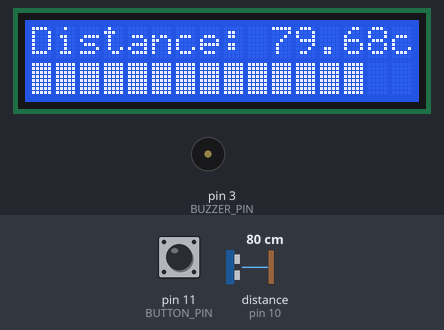
The sketch below on a simulated Arduino Uno, built with avr-gcc and run on an emulated ATmega328P. Parts: 16×2 character LCD, buzzer (waves = sounding). Wiring (inferred from the names in the program): ultrasonic range finder: trigger pin 9; echo pin 10. The test bench sets the inputs (shaded band); at power-on: distance to the obstacle (sensor on pin 10) 80 cm, pin 11 (BUTTON_PIN) HIGH. The echo pulse lasts 58.3 µs per cm; what the sketch prints to the serial monitor is not drawn.

Above: at 1.2 s.
1.3 s: distance to the obstacle (sensor on pin 10) set to 17 cm
At 2.8 s:
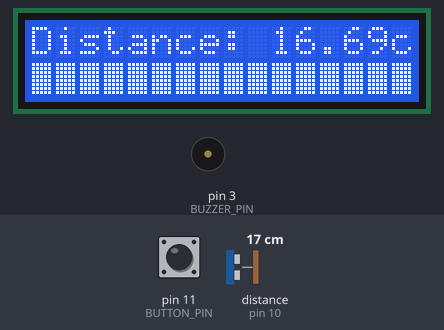
6.2 s: distance to the obstacle (sensor on pin 10) set to 14 cm
At 7.0 s:
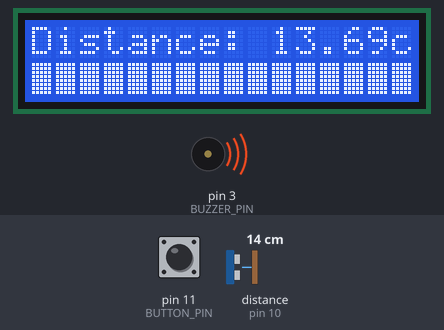
8.3 s: distance to the obstacle (sensor on pin 10) set to 60 cm
At 9.7 s:
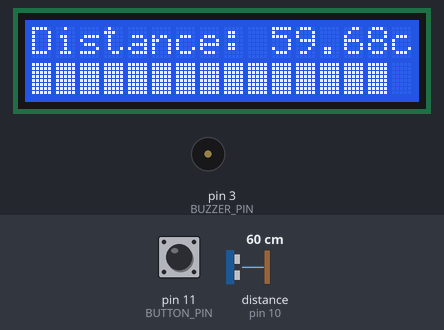
13.5 s: distance to the obstacle (sensor on pin 10) set to 120 cm
At 15.1 s:
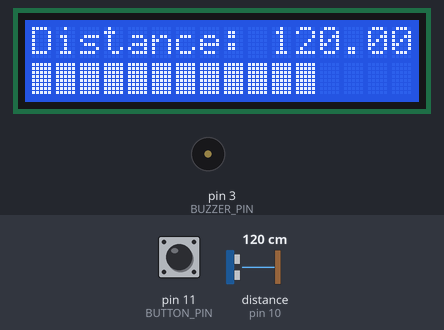
16.9 s: distance to the obstacle (sensor on pin 10) set to 250 cm
At 18.1 s:
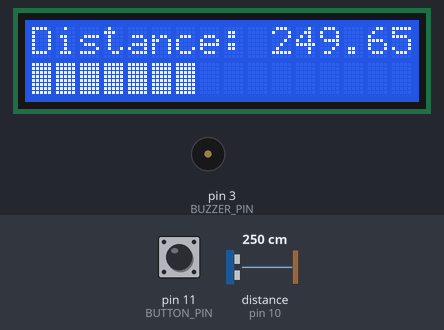
19.0 s: distance to the obstacle (sensor on pin 10) set to 299 cm
At 21.2 s:
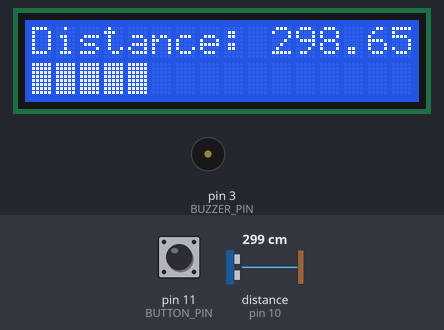
Timing chart, 0 to 22.7 s (numbered marks = the images above; inputs shaded):
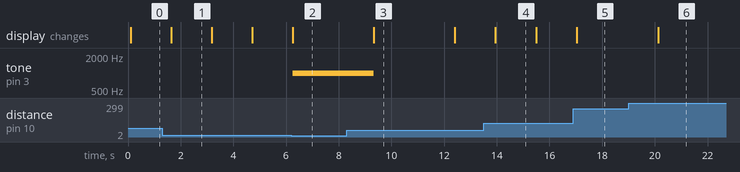

The sketch:

EchoSense.ino
```cpp
#include <LiquidCrystal_I2C.h>
LiquidCrystal_I2C lcd(0x27, 16, 2);

#define BUZZER_PIN 3
#define BUTTON_PIN 11
#define TRIG_PIN 9
#define ECHO_PIN 10

long T = 0;
float S = 0;

void buzzer_off() {
  noTone(BUZZER_PIN);
  delay(500);
}

void buzzer_on() {
  tone(BUZZER_PIN, 1000);
  delay(500);
}

void setup() {
  Serial.begin(9600);
  lcd.init();
  lcd.backlight();

  pinMode(BUZZER_PIN, OUTPUT);
  pinMode(BUTTON_PIN, INPUT_PULLUP);
  pinMode(TRIG_PIN, OUTPUT);
  pinMode(ECHO_PIN, INPUT);
}

void loop() {
  digitalWrite(TRIG_PIN, HIGH);
  delayMicroseconds(10);
  digitalWrite(TRIG_PIN, LOW);

  T = pulseIn(ECHO_PIN, HIGH);
  S = (T * 0.0343) / 2;

  if (S > 400 || S <= 0) {
    S = 400;
  }

  int columnsToFill = map(S, 20, 400, 16, 0);
  if (columnsToFill > 16) columnsToFill = 16;

  lcd.clear();
  lcd.setCursor(0, 0);
  lcd.print("Distance: ");
  lcd.print(S);
  lcd.print("cm");

  lcd.setCursor(0, 1);
  for (int i = 0; i < columnsToFill; i++) {
    lcd.print("\xFF");  // \xFF aris blokis gamosatanad mocemuli kodi
  }

  if (S <= 15) {
    buzzer_on();
  }
  else if (S >= 15){
    buzzer_off();
  }
  while (digitalRead(11) == LOW){
    buzzer_off();
  }

  Serial.print("Distance: ");
  Serial.print(S);
  Serial.println(" cm");

  delay(1000);
}
```

Measured:
- the behaviour switches between 16 and 15 cm on distance to the obstacle (sensor on pin 10) (found by bisection; images 1 and 2)
- after the input at 1.3 s, the display: changes after 0.34 s (image 1)
- after the input at 6.2 s, tone on pin 3 (BUZZER_PIN): silent → 1000 Hz after 0.05 s; the display: changes after 0.05 s (image 2)
- after the input at 8.3 s, tone on pin 3 (BUZZER_PIN): 1000 Hz → silent after 1.0 s; the display: changes after 1.0 s (image 3)
- after the input at 13.5 s, the display: changes after 0.45 s (image 4)
- after the input at 16.9 s, the display: changes after 0.13 s (image 5)
- after the input at 19.0 s, the display: changes after 1.1 s (image 6)
